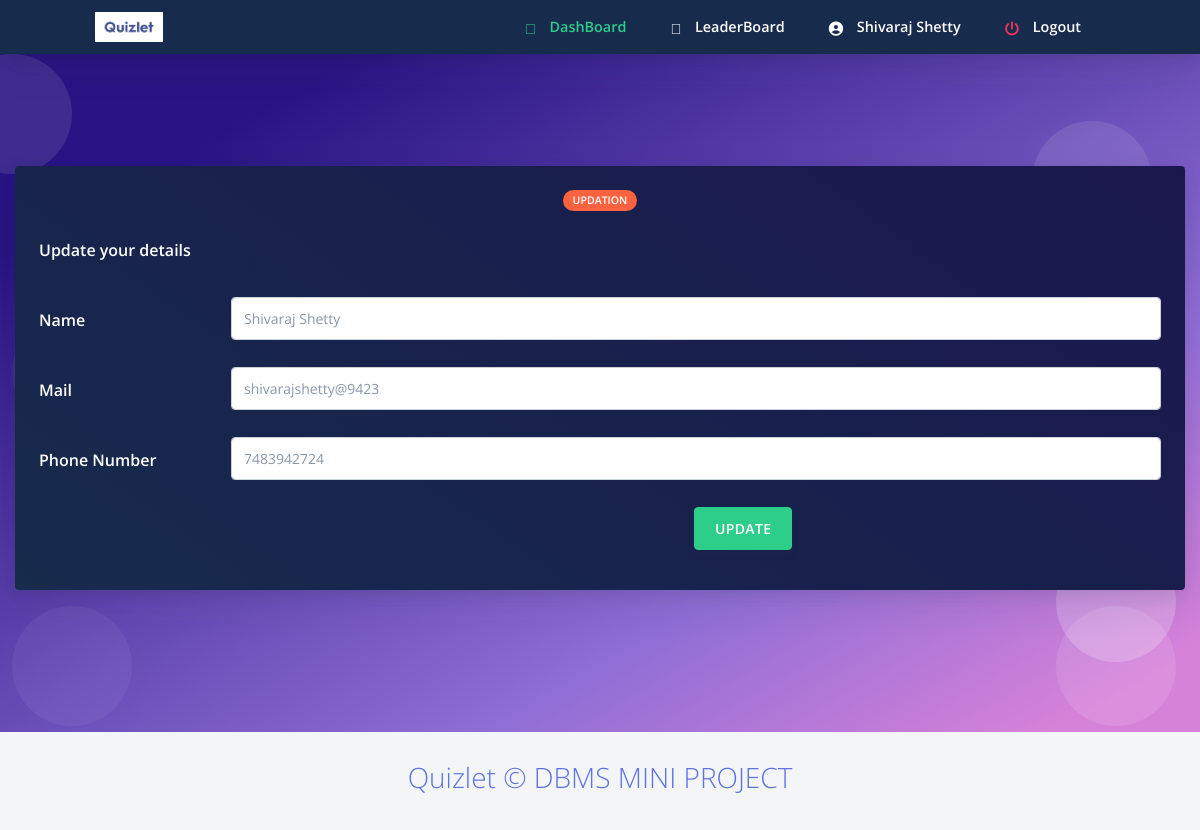
/updatest.php (signed in), run on the app's committed database.
### tables this page shows
CREATE TABLE `student` (
  `usn` varchar(10) NOT NULL,
  `name` varchar(20) NOT NULL,
  `mail` varchar(30) NOT NULL,
  `phno` varchar(10) NOT NULL,
  `gender` varchar(1) NOT NULL,
  `DOB` varchar(10) NOT NULL,
  `pw` varchar(200) NOT NULL,
  `dept` varchar(3) DEFAULT NULL
);

### updatest.php (the view, shortened to what this page needs)
<html>
<?php require ("header.php");?>
<?php
require_once 'sql.php';
$conn = mysqli_connect($host, $user, $ps, $project);
if (!$conn)
{
  echo "<script>alert(\"Database error retry after some time !\")</script>";
}
else{
    $stid = $_SESSION["usn"];
    $sql = "select * from student where usn='{$stid}'";
    $res =   mysqli_query($conn, $sql);
    if ($res == true)
    {
        global $dbstaffid, $dbpw,$dbname,$dbmail,$dbphno;
        while ($row = mysqli_fetch_array($res))
        {
            $dbname = $row['name'];
			      $dbmail = $row['mail'];
            $dbphno = $row['phno'];
        }
    }
}
?>
<body class="bg-white" id="top">
    <nav
      id="navbar-main"
      class="
        navbar navbar-main navbar-expand-lg
        bg-default
        navbar-light
        position-sticky
        top-0
        shadow
        py-0
      "
    >
      <div class="container">
        <ul class="navbar-nav navbar-nav-hover align-items-lg-center">
          <li class="nav-item dropdown">
            <a href="index.php" class="navbar-brand mr-lg-5 text-white">
                               <img src="assets/img/navbar.jpg" />
            </a>
          </li>
        </ul>
        <div class="navbar-collapse collapse bg-default" id="navbar_global">
          <ul class="navbar-nav align-items-lg-center ml-auto">
				 <li class="nav-item">
              <a href="homestaff.php" class="nav-link">
                <span class="text-success nav-link-inner--text font-weight-bold"
                  ><i class="text-success fad fa-home"></i> DashBoard</span
                >
              </a>
            </li>
			 <li class="nav-item">
              <a href="studleaderboard.php" class="nav-link">
                <span class="text-white nav-link-inner--text font-weight-bold"
                  ><i class="text-white fad fa-award"></i> LeaderBoard</span
                >
              </a>
            </li>
			 <li class="nav-item">
              <a href="studprofile.php" class="nav-link">
                <span class="text-white nav-link-inner--text font-weight-bold"
                  ><i class="text-white fas fa-user-circle"></i> <?php echo $dbname ?></span
                >
              </a>
            </li>
		   <li class="nav-item">
              <a href="logout.php" class="nav-link">
                <span class="text-white nav-link-inner--text font-weight-bold"
                  ><i class="text-danger fas fa-power-off"></i> Logout</span
                >
              </a>
            </li>
          </ul>
        </div>
      </div>
    </nav>
  <section class="section section-shaped section-lg">
    <div class="shape shape-style-1 shape-primary">
      <span></span>
      <span></span>
      <span></span>
      <span></span>
      <span></span>
      <span></span>
      <span></span>
      <span></span>
    </div>
<div class="container-fluid">
<div class="row">
            <div class="col-sm-12 mb-3">
              <div class="card card-body bg-gradient-default text-white mt-3">
			   <div class="col-12 mx-auto text-center">
            <span class="badge badge-warning badge-pill mb-3">updation</span>
          </div>
		 <section id="ans">
                <form  method="post">
                 <div id="QS">
				<div class="form-group row">
                    <label for="qs" class="col-md-2 col-form-label"
                      ><h6 class="text-white font-weight-bold">Update your details</h6>
                    </label>
                </div>
				<div class="form-group row">
                    <label for="op2" class="col-md-2 col-form-label"
                      ><h6 class="text-white font-weight-bold">Name</h6>
                    </label>
                    <div class="col-md-10">
                      <input
                        type="text"
                        class="form-control"
                        id="quizid"
                        name="op2"
                        value="<?= $dbname?>"
                      />
                    </div>
                </div>
				<div class="form-group row">
                    <label for="op3" class="col-md-2 col-form-label"
                      ><h6 class="text-white font-weight-bold">Mail</h6>
                    </label>
                    <div class="col-md-10">
                      <input
                        type="text"
                        class="form-control"
                        required
                        id="quizid"
                        name="op3"
                        value="<?= $dbmail?>"
                      />
                    </div>
                </div>
                <div class="form-group row">
                    <label for="op4" class="col-md-2 col-form-label"
                      ><h6 class="text-white font-weight-bold">Phone Number</h6>
                    </label>
                    <div class="col-md-10">
                      <input
                        type="text"
                        class="form-control"
                        required
                        id="quizid"
                        name="ans"
                        value="<?= $dbphno?>"
                      />
                    </div>
                </div>
			</div>
					 <div class="offset-md-7 col-md-">
                      <button
                        type="submit"
                        class="btn btn-success text-white"
						            name="submit1" id="submit1" value="Done"
                      >
                        Update
                      </button>
                    </div>
					</div>
          </section>
    <?php require("footer.php");?>
</body>
</html>

### data on the page
student: name "Shivaraj Shetty", op2 "Shivaraj Shetty", op3 "shivarajshetty@9423", ans "7483942724"
